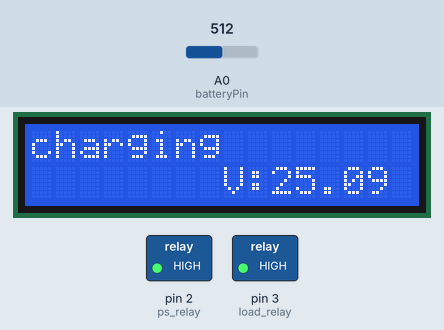
Simulated run of this sketch. Board: Arduino Uno, built with avr-gcc and run on an emulated ATmega328P. Parts: 16×2 character LCD, switched loads named in the sketch (green lamp = pin HIGH). Inputs (shaded band) come from the test bench; at power-on: A0 (batteryPin) = 512. What the sketch prints to the serial monitor is not drawn.

Above: at 1.7 s.
1.8 s: A0 (batteryPin) set to 716
At 2.6 s:
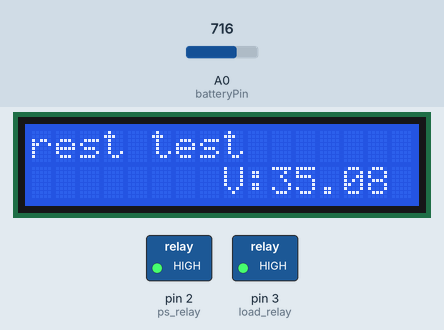
3.5 s: A0 (batteryPin) set to 900
At 5.2 s:
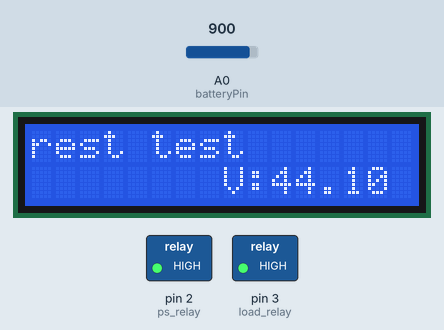
5.5 s: A0 (batteryPin) set to 1010
At 33.8 s:
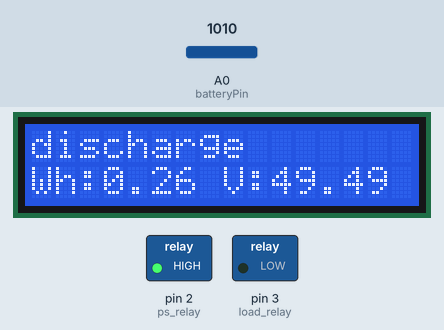
Timing chart, 0 to 35.3 s (numbered marks = the images above; inputs shaded):
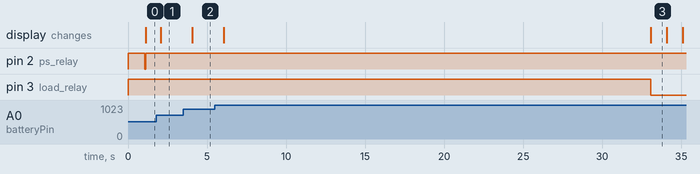

The sketch:

Week_11_battery_tester.ino
```cpp
// Battery Charge / Discharge testing code - created 04/03/2023 by Brian Gardner

#include <LiquidCrystal.h>

int ps_relay = 2; //This is the pin that drives the relay for the charging power supply
int load_relay = 3; //This is the pin that drives the load for discharging the battery
int batteryPin = A0; //This identifies the pin used for reading battery voltage
int state = 0; //This sets the state of the machine (three) 0 = charging the battery, 1 = wait and check voltage after charging, 2 = discharge testing, 3 = test complete
int batteryValue; //This is where we temporarily store the value from the A0 line that reads the battery voltage
float voltage;  //This is where we will temporarily store the battery voltage during each iteration of the test
float maths1;  //This is a floating point variable used for temprary math functions
float maths2;  //This is a floating point variable used for temprary math functions
float loadOhms = 2.6; //This is the resistance value of your load in ohms
float watts = 0; //This is where we will track how many watts have been dissapated by the load
int seconds = 0; //This is where we will track how long the test has been running
int testDuration = 0;

long prevMillis = 0;

bool earlyFailure = false;

char phases[4][10] = {"charging ","rest test","discharge","done     "};

LiquidCrystal LCD(7,8,9,10,11,12);

void setup() {
  pinMode(ps_relay, OUTPUT); //Tells the IDE that the ps_relay pin is an output
  pinMode(load_relay, OUTPUT); //Tells the IDE that the load_relay pin is an output
  digitalWrite(ps_relay, HIGH); //turn off relays (active low)
  digitalWrite(load_relay, HIGH);
  Serial.begin(9600);
  LCD.begin(16,2);
  LCD.clear();
  prevMillis = millis();
}

void loop() {
  if(millis() - prevMillis >= 1000){
    prevMillis = millis();

    Serial.print("Current State = ");
    Serial.println(state);

    LCD.setCursor(0,0);
    LCD.print(phases[state]);

    batteryValue = analogRead(batteryPin);  //Read the battery voltage
    voltage = batteryValue * 0.049;  //calculate battery voltage (0.0049 * 10)

    switch(state){
      case 0: // charge
        Serial.print("Charging - State = ");
        Serial.println(state);  //Lets see what state we're in
        Serial.println("Connecting the charger...");

        digitalWrite(ps_relay, LOW); //if state = 0 then we're chraging the battery from the PS

        Serial.print("Charging Voltage = ");

        Serial.println(voltage);  //Tell the world about that voltage

        LCD.setCursor(8,1);
        LCD.print("V:      ");
        LCD.setCursor(10,1);
        LCD.print(voltage);

        if (voltage >= 14.4) {  //If the battery voltage is greater than or equal to 14.4V then

          Serial.println("Disconnecting the charger");
          digitalWrite(load_relay, HIGH);  //Just making sure the load is disconnected
          digitalWrite(ps_relay, HIGH); //Disconnect the battery and then
          state = 1;  //Change the state to 'resting' and exit the loop
          seconds = -1;// reset time tracking for next phase (-1 because this increments at the end of the loop)
        }
      break;
      case 1: // rest test
        Serial.print("Resting the battery - State = ");
        Serial.println(state);  //Lets see what state we're in

        LCD.setCursor(8,1);
        LCD.print("V:      ");
        LCD.setCursor(10,1);
        LCD.print(voltage);

        if(seconds >= 30){

          Serial.print("Resting Voltage = ");
          Serial.println(voltage);  //Tell the world about that voltage
          if (voltage <= 12.5) {  //If the battery voltage is less than or equal to 12.5V then
            Serial.println("Early Failure");  //Tell the world it failed and then
            earlyFailure = true;
            state = 3;
          } else {
            state = 2;  //The battery is full enough to run the discharge loop, set the state variable to 2, discharge testing
            seconds = -1;// reset time tracking for next phase (-1 because this increments at the end of the loop)
            Serial.println(state);  //Lets see what state we're in
          }
        }
      break;
      case 2: // discharge testing
        digitalWrite(ps_relay, HIGH);  //Make sure the charger is disconnected
        digitalWrite(load_relay, LOW);  //Turn on the load

        Serial.println("Load connected - Battery Discharging");

        Serial.print("Voltage = ");
        Serial.println(voltage);  //Tell the world about that voltage

        maths1 = voltage * voltage;  //Part of calculating watts is squaring the voltage
        maths2 = maths1 / loadOhms; //calulate how many watts we've dissapated if nothing changed for one hour
        maths1 = maths2 / 3600; //But, we're checking power dissipation every second, so divide that by 3600
        watts = watts + maths1; //We add the power dissipated in the last one second to whatever we had before, accumulating tracked dissipated power

        LCD.setCursor(0,1);
        LCD.print("Wh:     ");
        LCD.setCursor(3,1);
        LCD.print(watts);

        LCD.setCursor(8,1);
        LCD.print("V:      ");
        LCD.setCursor(10,1);
        LCD.print(voltage);

        if (voltage <= 12.5) {  //If the battery voltage is less than or equal to 12.5V then

          state = 3;  //Test complete
          digitalWrite(ps_relay, HIGH);  //Make sure the charger is disconnected
          digitalWrite(load_relay, HIGH);  //Turn on the load

          Serial.println(state);  //Lets see what state we're in    Serial.println("TEST COMLPETE");

          watts = watts + watts;  // 12.5 volts is about %50 discharged so we'll double the watts before telling the user how many watts the battery capacity is

          testDuration = seconds; // store how long the test took

          Serial.print("Watts = ");
          Serial.println(watts);  //Display how many watts of capacity the battery has
          Serial.print("Seconds = ");
          Serial.println(seconds);  //Display how many seconds it took to get there
        }
      break;
      case 3: // end of test, display results
        if(earlyFailure){
          LCD.setCursor(0,1);
          LCD.print("Charge not held!");
        }else{
          LCD.setCursor(6,0);
          LCD.print("Time:     ");
          LCD.setCursor(11,0);
          LCD.print(testDuration);
          LCD.print(" S");

          LCD.setCursor(0,1);
          LCD.print("Est. Wh:        ");
          LCD.setCursor(8,1);
          LCD.print(watts);
        }
        while(true); // we don't need to keep updating the LCD and state machine
      break;
    }
    seconds++; //Increment seconds by 1
  }
}
```

Measured:
- after the input at 1.8 s, the display: changes after 0.27 s (image 1)
- after the input at 3.5 s, the display: changes after 0.57 s (image 2)
- what the display in image 3 shows lasts 1.0 s, from 33.1 s to 34.1 s
